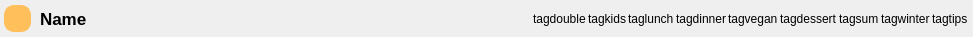
<?xml version="1.0" encoding="UTF-8"?>
<ui version="4.0">
 <class>Form</class>
 <widget class="QWidget" name="Form">
  <property name="geometry">
   <rect>
    <x>0</x>
    <y>0</y>
    <width>973</width>
    <height>37</height>
   </rect>
  </property>
  <property name="windowTitle">
   <string>Form</string>
  </property>
  <property name="styleSheet">
   <string notr="true">QFrame{
	background: transparent;
	border: none;
}

QPushButton{
        background-color: #ffc05c;
        border-style: solid;
        border-width: 2px;
        border-radius: 10px;
        border-color: #ffc05c;
        font: bold 18px;
        /*min-width: 10em;*/
        padding: 8px;
        color:#1a5d75;
    
    }
    
    QPushButton:hover{
        border-color: #fe6d73;
    }
    
    QPushButton:pressed,  QPushButton:checked{
        border-width: 5px;
        border-radius: 13px;
        font:  15px;
        border-color: #fe6d73;
    }</string>
  </property>
  <layout class="QGridLayout" name="gridLayout">
   <property name="leftMargin">
    <number>0</number>
   </property>
   <property name="topMargin">
    <number>0</number>
   </property>
   <property name="rightMargin">
    <number>0</number>
   </property>
   <property name="bottomMargin">
    <number>0</number>
   </property>
   <property name="spacing">
    <number>0</number>
   </property>
   <item row="0" column="0">
    <widget class="QFrame" name="frame">
     <property name="frameShape">
      <enum>QFrame::NoFrame</enum>
     </property>
     <property name="frameShadow">
      <enum>QFrame::Raised</enum>
     </property>
     <layout class="QGridLayout" name="gridLayout_2">
      <property name="leftMargin">
       <number>0</number>
      </property>
      <property name="topMargin">
       <number>0</number>
      </property>
      <property name="rightMargin">
       <number>5</number>
      </property>
      <property name="bottomMargin">
       <number>0</number>
      </property>
      <property name="horizontalSpacing">
       <number>5</number>
      </property>
      <property name="verticalSpacing">
       <number>0</number>
      </property>
      <item row="0" column="1">
       <widget class="QLabel" name="label_name">
        <property name="sizePolicy">
         <sizepolicy hsizetype="Preferred" vsizetype="Preferred">
          <horstretch>60</horstretch>
          <verstretch>0</verstretch>
         </sizepolicy>
        </property>
        <property name="font">
         <font>
          <pointsize>13</pointsize>
          <weight>75</weight>
          <bold>true</bold>
         </font>
        </property>
        <property name="text">
         <string>Name</string>
        </property>
        <property name="wordWrap">
         <bool>true</bool>
        </property>
       </widget>
      </item>
      <item row="0" column="2">
       <widget class="QFrame" name="frame_tags">
        <property name="sizePolicy">
         <sizepolicy hsizetype="Preferred" vsizetype="Preferred">
          <horstretch>30</horstretch>
          <verstretch>0</verstretch>
         </sizepolicy>
        </property>
        <property name="frameShape">
         <enum>QFrame::NoFrame</enum>
        </property>
        <property name="frameShadow">
         <enum>QFrame::Raised</enum>
        </property>
        <layout class="QHBoxLayout" name="horizontalLayout_2">
         <property name="spacing">
          <number>2</number>
         </property>
         <property name="topMargin">
          <number>0</number>
         </property>
         <property name="rightMargin">
          <number>0</number>
         </property>
         <property name="bottomMargin">
          <number>0</number>
         </property>
         <item>
          <spacer name="horizontalSpacer">
           <property name="orientation">
            <enum>Qt::Horizontal</enum>
           </property>
           <property name="sizeHint" stdset="0">
            <size>
             <width>40</width>
             <height>20</height>
            </size>
           </property>
          </spacer>
         </item>
         <item>
          <widget class="QLabel" name="label_double">
           <property name="toolTip">
            <string>Peut servir 2 fois</string>
           </property>
           <property name="text">
            <string>tagdouble</string>
           </property>
          </widget>
         </item>
         <item>
          <widget class="QLabel" name="label_kids">
           <property name="toolTip">
            <string>Plait aux enfants</string>
           </property>
           <property name="text">
            <string>tagkids</string>
           </property>
          </widget>
         </item>
         <item>
          <widget class="QLabel" name="label_lunch">
           <property name="toolTip">
            <string>Midi</string>
           </property>
           <property name="text">
            <string>taglunch</string>
           </property>
          </widget>
         </item>
         <item>
          <widget class="QLabel" name="label_dinner">
           <property name="toolTip">
            <string>Soir</string>
           </property>
           <property name="text">
            <string>tagdinner</string>
           </property>
          </widget>
         </item>
         <item>
          <widget class="QLabel" name="label_vegan">
           <property name="toolTip">
            <string>Vegan</string>
           </property>
           <property name="text">
            <string>tagvegan</string>
           </property>
          </widget>
         </item>
         <item>
          <widget class="QLabel" name="label_dessert">
           <property name="toolTip">
            <string>Dessert</string>
           </property>
           <property name="text">
            <string>tagdessert</string>
           </property>
          </widget>
         </item>
         <item>
          <widget class="QLabel" name="label_summer">
           <property name="toolTip">
            <string>Plat d'Été</string>
           </property>
           <property name="text">
            <string>tagsum</string>
           </property>
          </widget>
         </item>
         <item>
          <widget class="QLabel" name="label_winter">
           <property name="toolTip">
            <string>Plat d'Hiver (colonne A)</string>
           </property>
           <property name="text">
            <string>tagwinter</string>
           </property>
          </widget>
         </item>
         <item>
          <widget class="QLabel" name="label_tips">
           <property name="toolTip">
            <string>Préparation</string>
           </property>
           <property name="text">
            <string>tagtips</string>
           </property>
          </widget>
         </item>
        </layout>
       </widget>
      </item>
      <item row="0" column="0">
       <widget class="QFrame" name="frame_action">
        <property name="sizePolicy">
         <sizepolicy hsizetype="Preferred" vsizetype="Preferred">
          <horstretch>10</horstretch>
          <verstretch>0</verstretch>
         </sizepolicy>
        </property>
        <property name="maximumSize">
         <size>
          <width>35</width>
          <height>16777215</height>
         </size>
        </property>
        <property name="frameShape">
         <enum>QFrame::NoFrame</enum>
        </property>
        <property name="frameShadow">
         <enum>QFrame::Raised</enum>
        </property>
        <layout class="QGridLayout" name="gridLayout_3">
         <property name="leftMargin">
          <number>0</number>
         </property>
         <property name="topMargin">
          <number>0</number>
         </property>
         <property name="rightMargin">
          <number>0</number>
         </property>
         <property name="bottomMargin">
          <number>0</number>
         </property>
         <property name="spacing">
          <number>0</number>
         </property>
         <item row="0" column="0">
          <widget class="QPushButton" name="pB_add">
           <property name="maximumSize">
            <size>
             <width>27</width>
             <height>27</height>
            </size>
           </property>
           <property name="toolTip">
            <string>Prévoir cette recette...</string>
           </property>
           <property name="text">
            <string/>
           </property>
           <property name="iconSize">
            <size>
             <width>25</width>
             <height>25</height>
            </size>
           </property>
          </widget>
         </item>
        </layout>
       </widget>
      </item>
     </layout>
    </widget>
   </item>
  </layout>
 </widget>
 <resources/>
 <connections/>
</ui>
